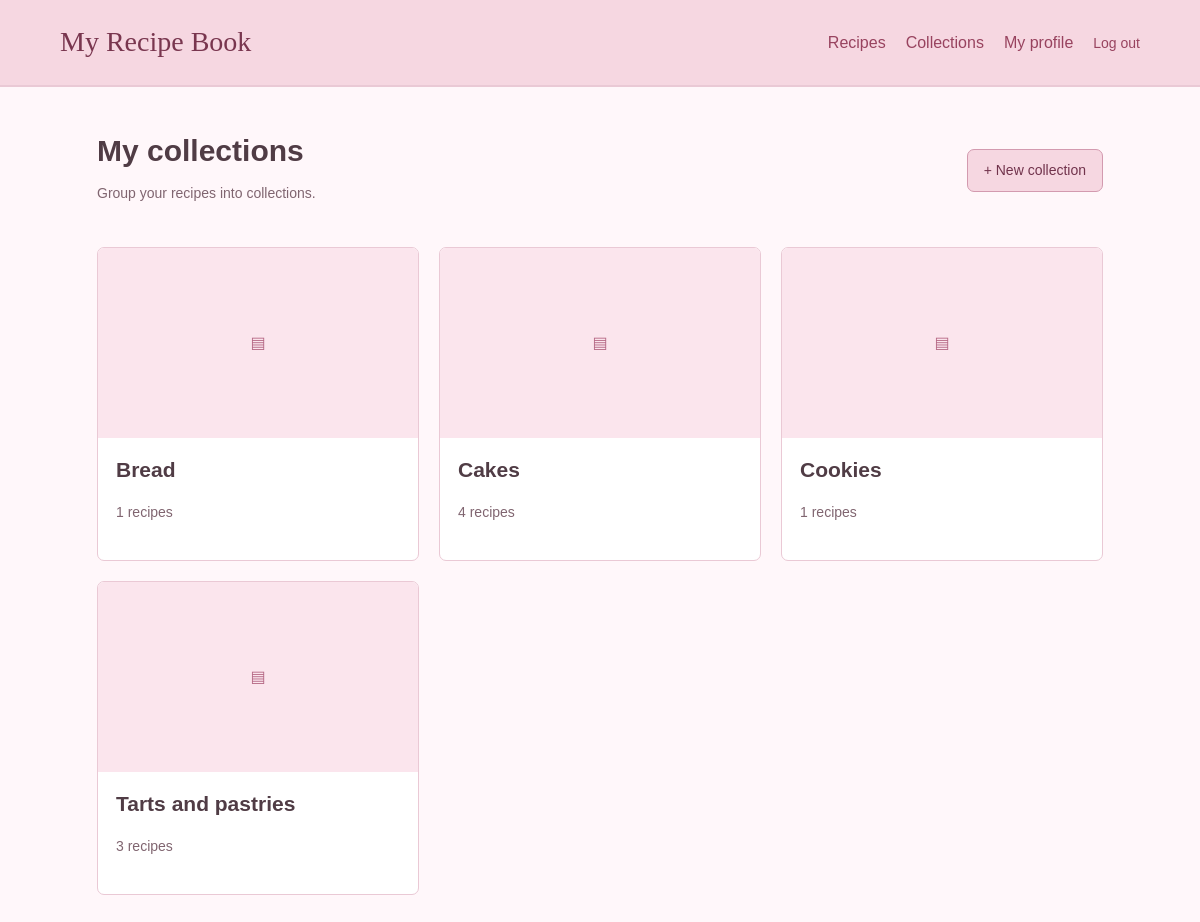
The page /collections (signed in) on the database its author committed.
### tables this page shows
CREATE TABLE collections (
            id INTEGER PRIMARY KEY,
            user_id INTEGER NOT NULL REFERENCES users(id) ON DELETE CASCADE,
            name TEXT NOT NULL,
            picture TEXT
        );

### app.py (the view)
@app.route('/collections')
def collections():
    if 'user_id' not in session:
        return redirect(url_for('login'))
    user = users.get(session['user_id'])
    return show_page('collections.html', collections=collections_db.all(user['id']))

### app.py (called while the page is built)
def show_page(filename, **values):
    if 'csrf_token' not in session:
        session['csrf_token'] = secrets.token_hex(24)
    user = users.get(session['user_id']) if 'user_id' in session else None
    return render_template(filename, user=user, diets=DIETS, **values)

### database.py (called while the page is built)
    def connect(self):
        connection = sqlite3.connect(self.filename)
        connection.row_factory = sqlite3.Row
        connection.execute('PRAGMA foreign_keys = ON')
        return connection

    def query(self, sql, values=(), one=False):
        connection = self.connect()
        try:
            cursor = connection.execute(sql, values)
            if one:
                return cursor.fetchone()
            return cursor.fetchall()
        finally:
            connection.close()

    def get(self, user_id):
        return self.database.query('SELECT * FROM users WHERE id = ?', (user_id,), one=True)

    def all(self, user_id):
        return self.database.query('''SELECT c.*, COUNT(cr.recipe_id) AS recipe_count
            FROM collections c LEFT JOIN collection_recipes cr ON cr.collection_id = c.id
            WHERE c.user_id = ? GROUP BY c.id ORDER BY c.name COLLATE NOCASE''', (user_id,))

### templates/collections.html
{% extends 'base.html' %}{% block content %}<div class="page-heading"><div><h1>My collections</h1><p class="muted">Group your recipes into collections.</p></div><a class="button" href="{{ url_for('collection_form') }}">+ New collection</a></div><div class="grid">{% for c in collections %}<a class="card" href="{{ url_for('collection_detail', collection_id=c.id) }}">{% if c.picture %}<img class="card-image" src="{{ url_for('static', filename='uploads/' ~ c.picture) }}" alt="{{ c.name }}">{% else %}<div class="card-image placeholder" aria-hidden="true">▤</div>{% endif %}<div class="card-body"><h2>{{ c.name }}</h2><p class="muted">{{ c.recipe_count }} recipes</p></div></a>{% else %}<section class="empty"><h2>No collections yet</h2><p>Create your first collection, then add recipes to it.</p></section>{% endfor %}</div>{% endblock %}

### static/style.css (style rules this page uses)
:root { --pink: #f6d7e1; --dark-pink: #98435f; --background: #fff7fa; --text: #503c45; --muted: #806570; --border: #eac9d5; }
* { box-sizing: border-box; }
body { margin: 0; background: var(--background); color: var(--text); font-family: Arial, sans-serif; line-height: 1.6; }
a { color: var(--dark-pink); text-underline-offset: 3px; }
h1, h2, h3 { line-height: 1.3; }
h1 { font-size: 30px; margin: 12px 0; }
h2 { font-size: 21px; margin: 0 0 15px; }
p { margin: 10px 0 18px; }
.muted { color: var(--muted); font-size: 14px; }
.page-heading { display: flex; justify-content: space-between; align-items: center; gap: 20px; margin-bottom: 25px; }
button, .button { display: inline-block; background: var(--pink); color: #71334c; border: 1px solid #d39aaf; border-radius: 7px; padding: 9px 16px; font: inherit; font-size: 14px; text-decoration: none; cursor: pointer; }
.grid { display: grid; grid-template-columns: repeat(3, minmax(0, 1fr)); gap: 20px; }
.card { overflow: hidden; background: white; color: var(--text); border: 1px solid var(--border); border-radius: 7px; text-decoration: none; }
.card-image { width: 100%; height: 190px; object-fit: cover; display: block; }
.placeholder { display: flex; align-items: center; justify-content: center; background: #fbe5ed; color: #b56885; font-size: 16px; }
.card-body { padding: 18px; }
.card h2 { margin: 0 0 18px; overflow-wrap: anywhere; }

### rows shown on the page
collections: name "Bread", recipe_count "1"
collections: name "Cakes", recipe_count "4"
collections: name "Cookies", recipe_count "1"
collections: name "Tarts and pastries", recipe_count "3"
